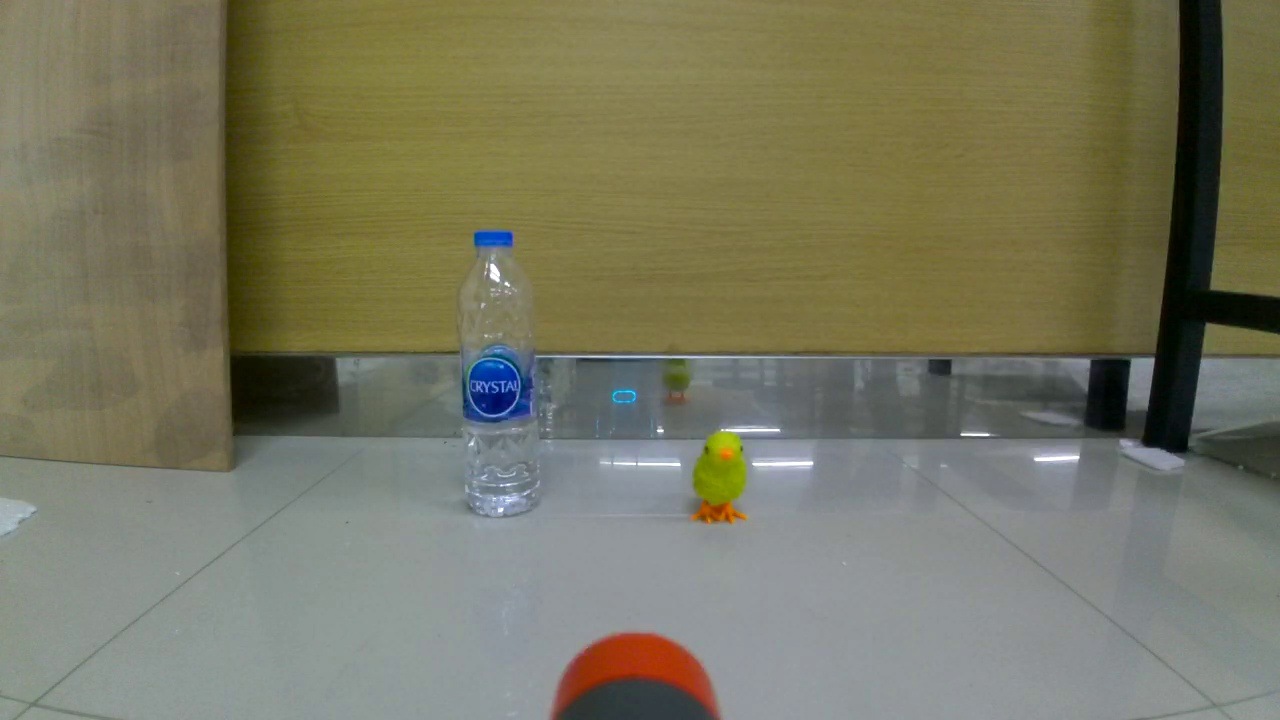
#> input picture examples/ass_2/ass21.jpg, 1280 x 720 px, found by its file name
$ python 02.py
#> lines starting #> are read from the running program, lines starting #| are printed output that depends on the picture
import cv2
import numpy as np
from sklearn.metrics.pairwise import cosine_similarity
from robomaster import robot, vision, blaster
import time

# Function to detect object (bottle/chick) using HSV color matching and template comparison
# [131 lines left out: functions detect_object, detect_chick, process_image, not called in this run]

def sub_data_handler(angle_info):
    global list_of_data
    list_of_data = angle_info

# Main function
if __name__ == "__main__":
    list_of_data = []

    # Load templates (use the two images you uploaded for template matching)
    templates = [
        cv2.imread(r'D:\study\241-251\AI-ROBOT\examples\ass_2\ass21.jpg'),
        cv2.imread(r'D:\study\241-251\AI-ROBOT\examples\ass_2\ass22.jpg'),
        cv2.imread(r'D:\study\241-251\AI-ROBOT\examples\ass_2\ass23.jpg')  # Water bottle template
    ]
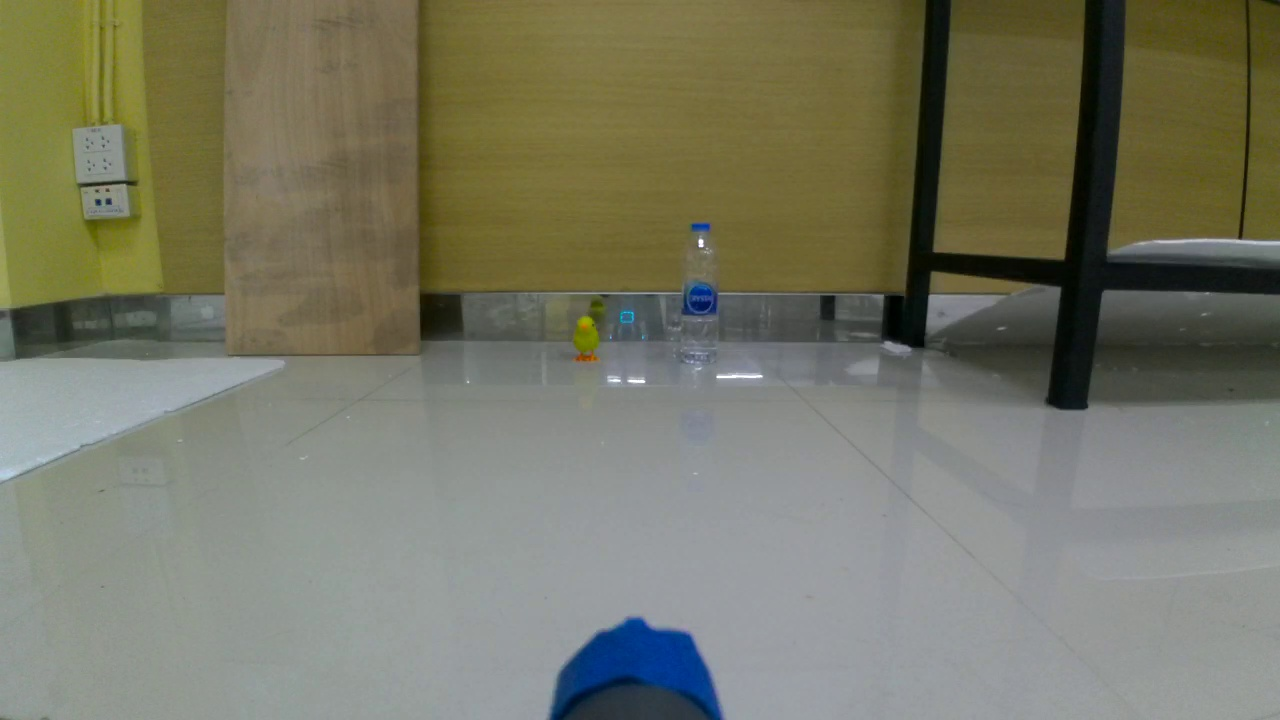
#> input picture examples/ass_2/ass22.jpg, 1280 x 720 px, found by its file name
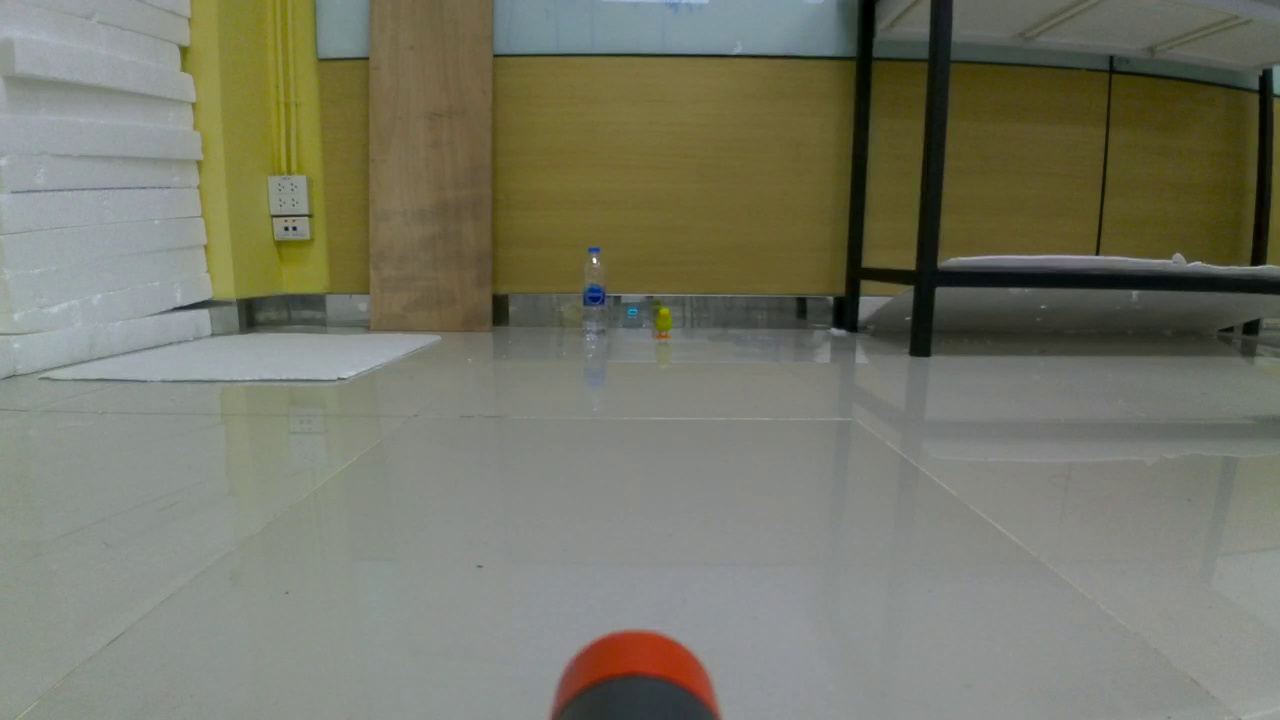
#> input picture examples/ass_2/ass23.jpg, 1280 x 720 px, found by its file name

#> (the run stopped early here; a loop or call above may not have finished)
